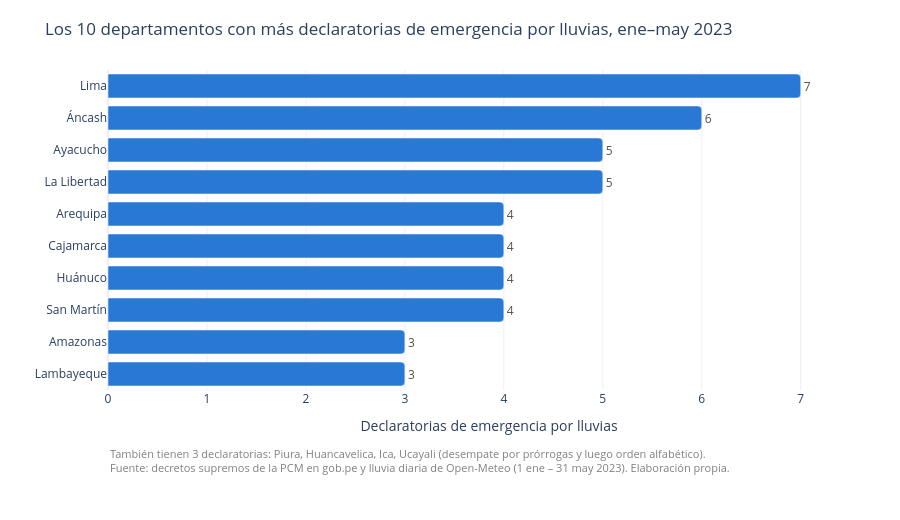

The notebook cell this image was saved under:
### Markdown cell above
**Barras.** Los 10 departamentos con más declaratorias. Hay **empate en el último puesto**: varios departamentos tienen el mismo número de declaratorias que el décimo. Para desempatar usamos primero las **prórrogas** (si la emergencia se tuvo que prorrogar, el problema duró más) y luego el orden alfabético. Los departamentos empatados que quedan fuera se indican debajo del gráfico, para no esconder el empate.

### Code cell
orden = tabla.sort_values(["declaratorias", "prorrogas", "departamento"],
                          ascending=[False, False, True])
top10 = orden.head(10)
corte = top10["declaratorias"].iloc[-1]
empatados_fuera = orden.iloc[10:].query("declaratorias == @corte")["departamento"].tolist()
print(f"El décimo puesto tiene {corte} declaratorias.")
print("Empatados con el décimo que quedaron fuera:", empatados_fuera)

nota = FUENTE
if empatados_fuera:
    nota = (f"También tienen {corte} declaratorias: {', '.join(empatados_fuera)} "
            f"(desempate por prórrogas y luego orden alfabético).<br>" + FUENTE)

fig_barras = px.bar(
    top10.iloc[::-1], x="declaratorias", y="departamento", orientation="h",
    text="declaratorias",
    hover_data={"prorrogas": True, "lluvia_total_mm": ":.1f"},
    labels={"declaratorias": "Declaratorias de emergencia por lluvias",
            "departamento": "", "prorrogas": "Prórrogas",
            "lluvia_total_mm": "Lluvia en la capital (mm)"},
    title="Los 10 departamentos con más declaratorias de emergencia por lluvias, ene–may 2023",
)
fig_barras.update_traces(marker_color=AZUL, textposition="outside",
                         textfont=dict(color=GRIS), cliponaxis=False)
fig_barras.update_layout(
    template="plotly_white", height=520, title_font_size=17, barcornerradius=4,
    bargap=0.25, margin=dict(l=10, r=30, t=70, b=130),
    xaxis=dict(dtick=1, range=[0, top10["declaratorias"].max() + 0.7]),
    annotations=[dict(text=nota, showarrow=False, xref="paper", yref="paper",
                      x=0, y=-0.17, xanchor="left", yanchor="top", align="left",
                      font=dict(size=11, color="gray"))],
)
fig_barras.show()

### Figure 1 — Plotly figure (JSON) as saved in the notebook; plotly's stock layout.template omitted (floating-point values rounded to 4 significant figures)
{"data": [{"cliponaxis": false, "customdata": [[1.0, 445.8], [1.0, 414.6], [0.0, 1050.0], [0.0, 524.3], [0.0, 796.6], [0.0, 362.0], [0.0, 177.2], [1.0, 498.4], [1.0, 1146.0], [0.0, 27.9]], "hovertemplate": "Declaratorias de emergencia por lluvias=%{text}<br>=%{y}<br>Prórrogas=%{customdata[0]}<br>Lluvia en la capital (mm)=%{customdata[1]:.1f}<extra></extra>", "legendgroup": "", "marker": {"color": "#2a78d6", "pattern": {"shape": ""}}, "name": "", "orientation": "h", "showlegend": false, "text": [3.0, 3.0, 4.0, 4.0, 4.0, 4.0, 5.0, 5.0, 6.0, 7.0], "textfont": {"color": "#52514e"}, "textposition": "outside", "type": "bar", "x": [3, 3, 4, 4, 4, 4, 5, 5, 6, 7], "xaxis": "x", "y": ["Lambayeque", "Amazonas", "San Martín", "Huánuco", "Cajamarca", "Arequipa", "La Libertad", "Ayacucho", "Áncash", "Lima"], "yaxis": "y"}], "layout": {"annotations": [{"align": "left", "font": {"color": "gray", "size": 11}, "showarrow": false, "text": "También tienen 3 declaratorias: Piura, Huancavelica, Ica, Ucayali (desempate por prórrogas y luego orden alfabético).<br>Fuente: decretos supremos de la PCM en gob.pe y lluvia diaria de Open-Meteo (1 ene – 31 may 2023). Elaboración propia.", "x": 0, "xanchor": "left", "xref": "paper", "y": -0.17, "yanchor": "top", "yref": "paper"}], "barcornerradius": 4, "bargap": 0.25, "barmode": "relative", "height": 520, "legend": {"tracegroupgap": 0}, "margin": {"b": 130, "l": 10, "r": 30, "t": 70}, "title": {"font": {"size": 17}, "text": "Los 10 departamentos con más declaratorias de emergencia por lluvias, ene–may 2023"}, "xaxis": {"anchor": "y", "domain": [0, 1], "dtick": 1, "range": [0, 7.7], "title": {"text": "Declaratorias de emergencia por lluvias"}}, "yaxis": {"anchor": "x", "domain": [0, 1], "title": {"text": ""}}}}
